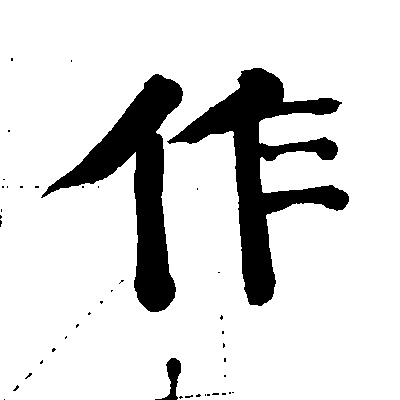
#> input picture Opencv/11.jpg, 400 x 400 px, found by its file name
$ python test.py   (older library calls are emulated)
#> lines starting #> are read from the running program, lines starting #| are printed output that depends on the picture; after the words box and inside, x2 and y2 are one past the last pixel; in counts of white or black regions, pixels touching at a corner belong together
#coding: utf-8
import cv2
import numpy as np
import imutils


im = cv2.imread('C:/Users/szh/Desktop/szh/Python_test/Opencv/11.jpg')
#> im is the input picture: shape (400, 400, 3); min 0, max 255, mean 219.1
imgray = cv2.cvtColor(im,cv2.COLOR_BGR2GRAY)
ret,thresh = cv2.threshold(imgray,0,255,cv2.THRESH_BINARY+cv2.THRESH_OTSU)  # 大津阈值
#> thresh: shape (400, 400); 85.9% white; 43 black regions (40 under 20 px), largest, box (x1, y1, x2, y2) and area: (167, 68, 349, 306) 11867, (41, 74, 183, 312) 9979, (155, 358, 181, 400) 421
#> ret = 7
img=cv2.bitwise_not(thresh)
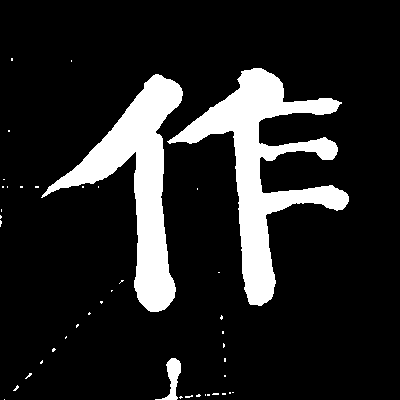
#> img: shape (400, 400); 14.1% white; 43 white regions (40 under 20 px)
cnts,_ = cv2.findContours(img,cv2.RETR_EXTERNAL,cv2.CHAIN_APPROX_NONE)  #cv2.RETR_EXTERNAL 定义只检测外围轮廓
#> cnts = 43 contours, 40 with area under 20; largest, box (x1, y1, x2, y2) and area: (167, 68, 349, 306) 11347, (41, 74, 183, 312) 9650, (155, 358, 181, 400) 362
# [8 lines of commented-out code are left out]

lst1=[]
# [10 lines of commented-out code are left out]
for i in range(len(cnts)):
    x, y, w, h = cv2.boundingRect(cnts[i])
    if w>50:
        #cv2.rectangle(im, (x-1, y-1), (x + w + 1, y + h + 1), (0, 255, 0), 1)
        lst1.append(cnts[i])
    else:
        im[y:y+h,x:x+w]=255
#> this loop made 43 passes
#> (x, y, w, h) on passes 1 to 12: (4, 399, 1, 1), (179, 396, 4, 3), (185, 395, 8, 3), (207, 394, 3, 2), (205, 394, 1, 2), (196, 394, 5, 3), (222, 393, 4, 2), (212, 393, 7, 2), (232, 392, 2, 1), (229, 392, 2, 2), (13, 385, 6, 6), (224, 375, 2, 2)
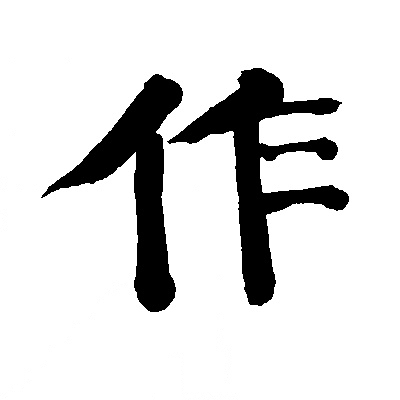
#> im: shape (400, 400, 3); 0.53% of pixels changed, all inside (x1, y1, x2, y2) = (0, 58, 234, 400)
#> after the loop, lst1 = 2 contours; box (x1, y1, x2, y2) and area: (167, 68, 349, 306) 11347, (41, 74, 183, 312) 9650
cnt=np.concatenate((lst1),axis=0)
#> cnt = contour of 1695 points, box (x1, y1, x2, y2) (41, 68, 349, 312), area 20996
hull = cv2.convexHull(cnt)
#> hull = contour of 22 points, box (x1, y1, x2, y2) (41, 68, 349, 312), area 53755
length = len(hull)
#> length = 22
cv2.fillPoly(im, [hull], (0,0,0))
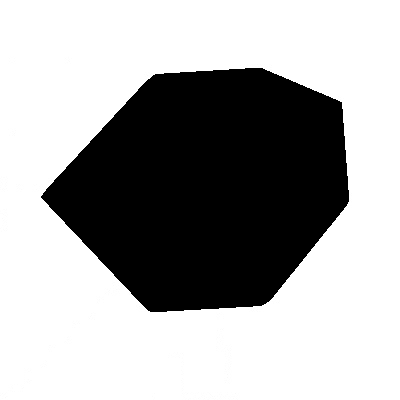
#> im: shape (400, 400, 3); min 0, max 255, mean 168.7
im=cv2.bitwise_not(im)
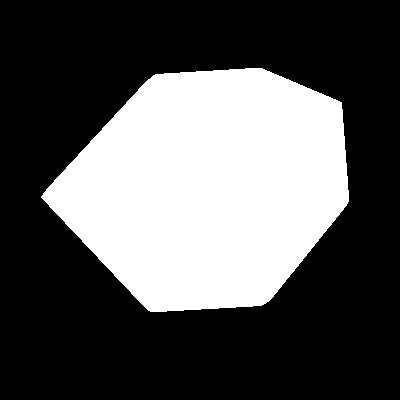
#> im: shape (400, 400, 3); min 0, max 255, mean 86.3
# for i in range(len(hull)):
    # cv2.line(im, tuple(hull[i][0]), tuple(hull[(i+1)%length][0]), (0,0,0), 1)
x, y, w, h = cv2.boundingRect(cnt)
#> x = 41; y = 68; w = 308; h = 244
cv2.rectangle(im, (x-1, y-1), (x + w + 1, y + h + 1), (0, 255, 0), 1)
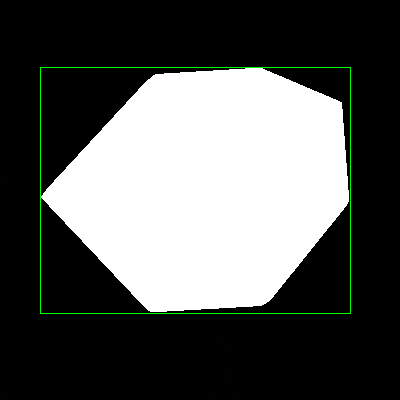
#> im: shape (400, 400, 3); 0.7% of pixels changed, all inside (x1, y1, x2, y2) = (40, 67, 351, 314)
# [26 lines of commented-out code are left out]

cv2.imshow('a',im)
#cv2.imwrite('C:/Users/szh/Desktop/szh/Python_test/Opencv/11_result1.jpg',im)
cv2.waitKey(0)

$ run again, with Opencv/10.jpg copied over Opencv/11.jpg
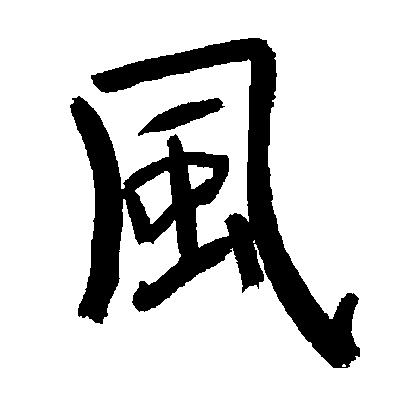
#> input picture Opencv/10.jpg, 400 x 400 px, found by its file name
#> im is the input picture: shape (400, 400, 3); min 0, max 255, mean 206.5
#> thresh: shape (400, 400); 81% white; 2 black regions, box (x1, y1, x2, y2) and area: (70, 38, 360, 368) 29106, (138, 98, 225, 136) 1327
#> ret = 8
#> `img=cv2.bitwise_not(thresh)`:
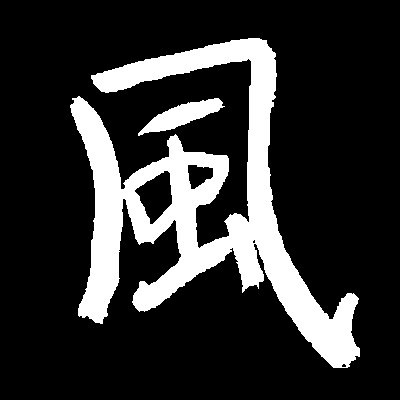
#> img: shape (400, 400); 19% white; 2 white regions
#> cnts = 2 contours; box (x1, y1, x2, y2) and area: (70, 38, 360, 368) 29542, (138, 98, 225, 136) 1236
#> the loop `for i in range(len(cnts)):` made 2 passes
#> (x, y, w, h) on passes 1 to 2: (138, 98, 87, 38), (70, 38, 290, 330)
#> after the loop `for i in range(len(cnts)):`: lst1 has the same summary as cnts
#> cnt = contour of 2445 points, box (x1, y1, x2, y2) (70, 38, 360, 368), area 30778
#> hull = contour of 23 points, box (x1, y1, x2, y2) (70, 38, 360, 368), area 72218
#> length = 23
#> `cv2.rectangle(im, (x-1, y-1), (x + w + 1, y + h + 1), (0, 255, 0), 1)`:
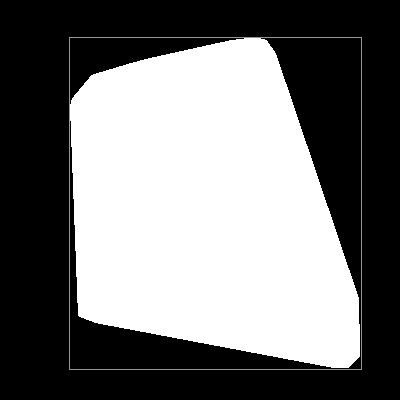
#> im: shape (400, 400, 3); mean B, G, R 115.9, 117.9, 115.9

$ run again, with Opencv/12.jpg copied over Opencv/11.jpg
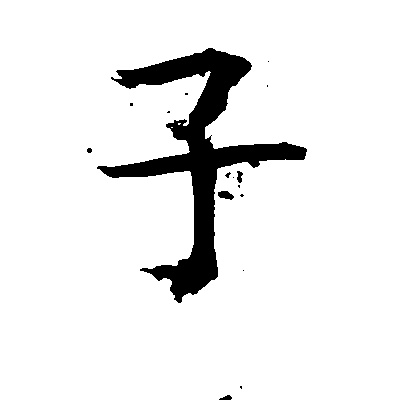
#> input picture Opencv/12.jpg, 400 x 400 px, found by its file name
#> im is the input picture: shape (400, 400, 3); min 0, max 255, mean 235.4
#> thresh: shape (400, 400); 92.3% white; 16 black regions (11 under 20 px), largest, box (x1, y1, x2, y2) and area: (97, 48, 307, 303) 12018, (218, 191, 234, 200) 98, (237, 171, 243, 183) 49, (219, 395, 232, 400) 42, (87, 148, 92, 153) 21
#> ret = 7
#> `img=cv2.bitwise_not(thresh)`:
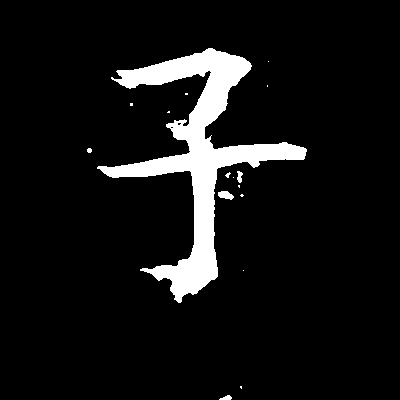
#> img: shape (400, 400); 7.7% white; 16 white regions (11 under 20 px)
#> cnts = 16 contours, 12 with area under 20; largest, box (x1, y1, x2, y2) and area: (97, 48, 307, 303) 11419, (218, 191, 234, 200) 80, (237, 171, 243, 183) 35, (219, 395, 232, 400) 28
#> the loop `for i in range(len(cnts)):` made 16 passes
#> (x, y, w, h) on passes 1 to 8: (219, 395, 13, 5), (240, 386, 2, 3), (243, 270, 1, 1), (240, 194, 4, 3), (218, 191, 16, 9), (238, 185, 2, 3), (233, 177, 1, 1), (225, 172, 6, 6)
#> after the loop `for i in range(len(cnts)):`: lst1 = 1 contour; box (x1, y1, x2, y2) and area: (97, 48, 307, 303) 11419
#> cnt = contour of 1210 points, box (x1, y1, x2, y2) (97, 48, 307, 303), area 11419
#> hull = contour of 23 points, box (x1, y1, x2, y2) (97, 48, 307, 303), area 35129
#> length = 23
#> `cv2.rectangle(im, (x-1, y-1), (x + w + 1, y + h + 1), (0, 255, 0), 1)`:
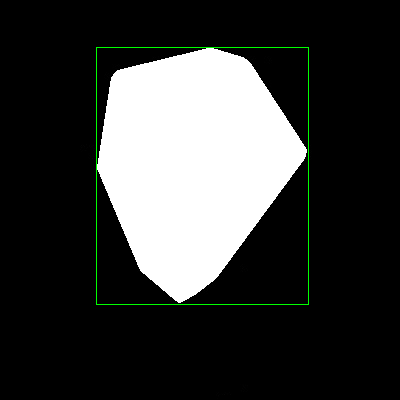
#> im: shape (400, 400, 3); mean B, G, R 56.5, 58, 56.5

$ run again, with Opencv/13.jpg copied over Opencv/11.jpg
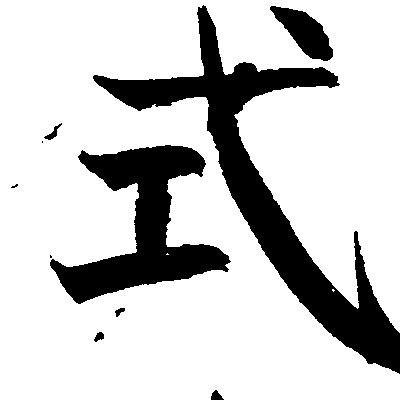
#> input picture Opencv/13.jpg, 400 x 400 px, found by its file name
#> im is the input picture: shape (400, 400, 3); min 0, max 255, mean 203.4
#> thresh: shape (400, 400); 79.8% white; 10 black regions (3 under 20 px), largest, box (x1, y1, x2, y2) and area: (93, 5, 400, 374) 19046, (50, 145, 231, 304) 11316, (270, 6, 333, 61) 1698
#> ret = 8
#> `img=cv2.bitwise_not(thresh)`:
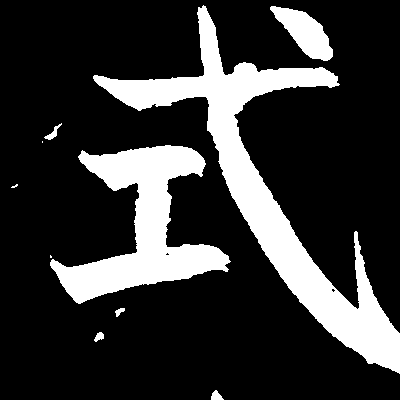
#> img: shape (400, 400); 20.2% white; 10 white regions (3 under 20 px)
#> cnts = 10 contours, 3 with area under 20; largest, box (x1, y1, x2, y2) and area: (93, 5, 400, 374) 18376, (50, 145, 231, 304) 10950, (270, 6, 333, 61) 1618, (44, 123, 62, 140) 69, (211, 390, 224, 400) 66, (94, 332, 104, 342) 49, (115, 308, 125, 317) 36
#> the loop `for i in range(len(cnts)):` made 10 passes
#> (x, y, w, h) on passes 1 to 8: (211, 390, 13, 10), (94, 332, 10, 10), (115, 308, 10, 9), (50, 255, 2, 3), (11, 184, 7, 4), (50, 145, 181, 159), (42, 141, 1, 2), (44, 123, 18, 17)
#> after the loop `for i in range(len(cnts)):`: lst1 = 3 contours; box (x1, y1, x2, y2) and area: (93, 5, 400, 374) 18376, (50, 145, 231, 304) 10950, (270, 6, 333, 61) 1618
#> cnt = contour of 2244 points, box (x1, y1, x2, y2) (50, 5, 400, 374), area 35705
#> hull = contour of 23 points, box (x1, y1, x2, y2) (50, 5, 400, 374), area 90753
#> length = 23
#> `x, y, w, h = cv2.boundingRect(cnt)`: x = 50; w = 350
#> `cv2.rectangle(im, (x-1, y-1), (x + w + 1, y + h + 1), (0, 255, 0), 1)`:
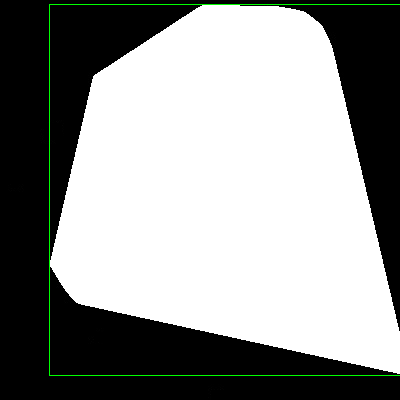
#> im: shape (400, 400, 3); mean B, G, R 145.5, 147.2, 145.5
